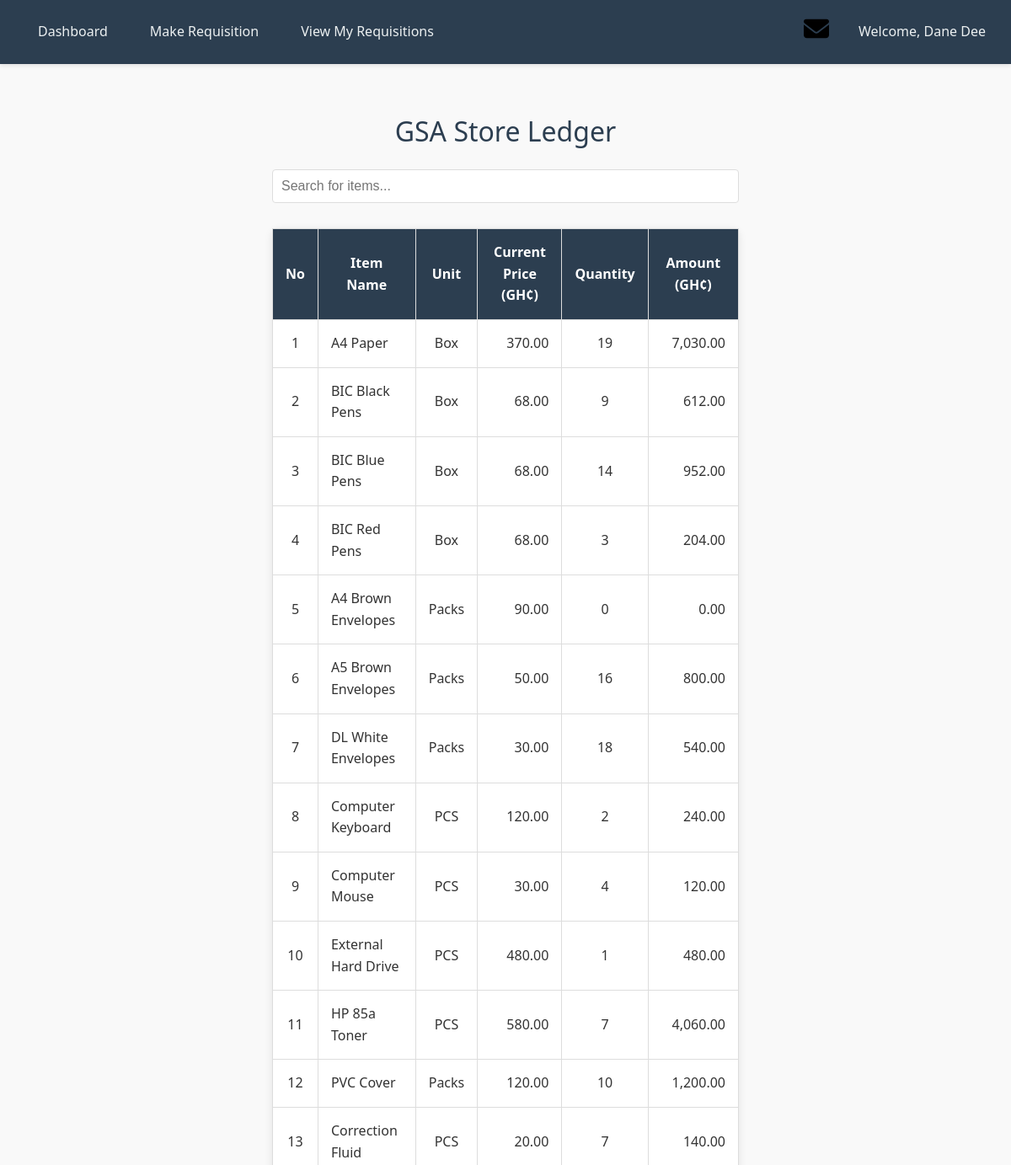
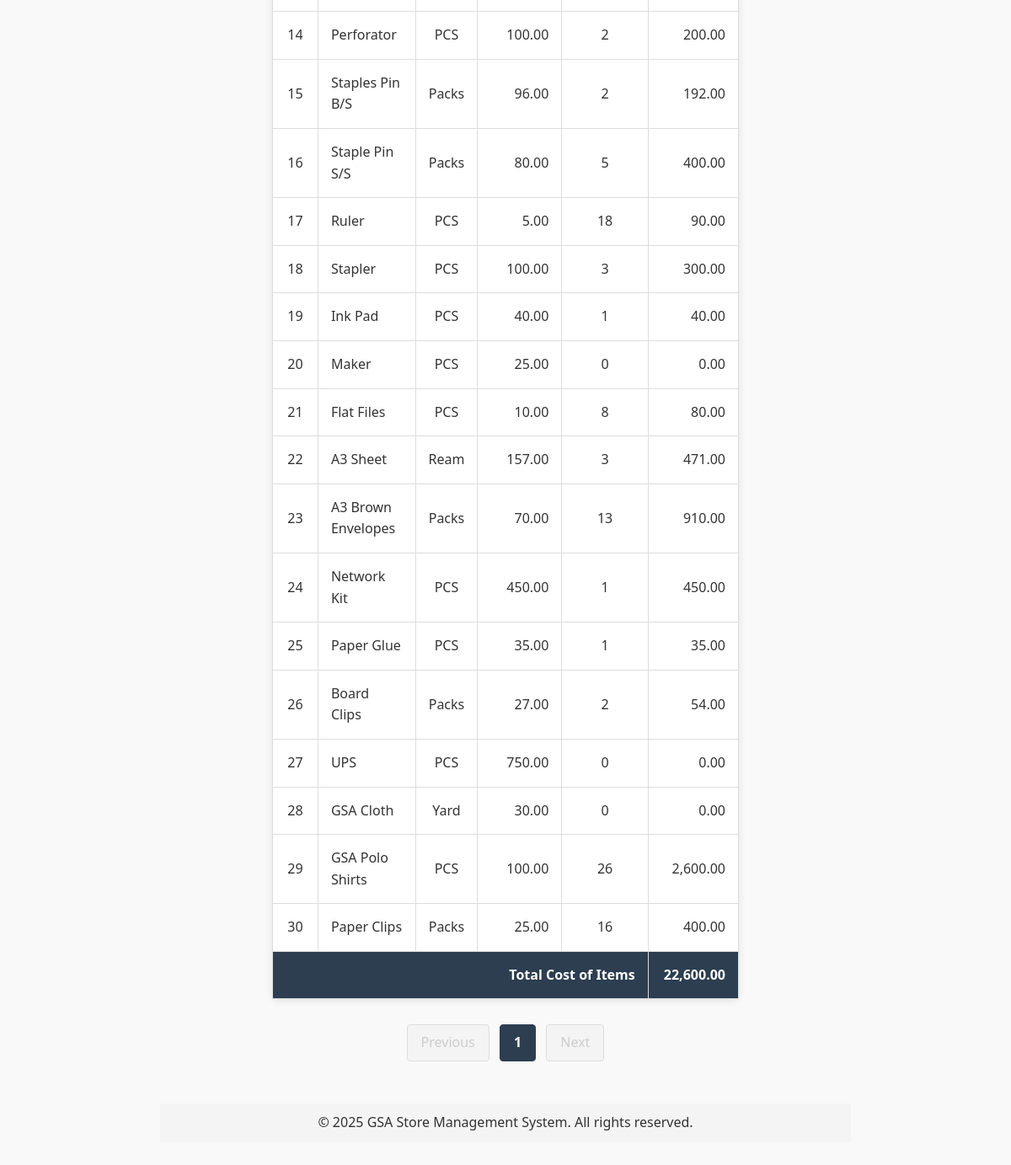
The page /view_item.php (signed in) on the database its author committed (2 pictures, top to bottom).
### tables this page shows
CREATE TABLE `items` (
  `item_id` int(11) NOT NULL,
  `item_name` varchar(255) NOT NULL,
  `description` text DEFAULT NULL,
  `unit` varchar(50) NOT NULL,
  `current_price` decimal(10,2) NOT NULL,
  `quantity` int(11) DEFAULT 0 CHECK (`quantity` >= 0),
  `supplier_id` int(11) DEFAULT NULL,
  `created_at` date NOT NULL DEFAULT current_timestamp()
);

### view_item.php (the view, shortened to what this page needs)
<?php
    require 'header.php';
    require 'db_connect.php';
    $records_per_page = 50;
    $current_page = isset($_GET['page']) ? (int)$_GET['page'] : 1;
    $offset = ($current_page - 1) * $records_per_page;
    $countQuery = "SELECT COUNT(*) AS total_records FROM Items";
    $countResult = $conn->query($countQuery);
    $total_records = $countResult->fetch_assoc()['total_records'];
    $total_pages = ceil($total_records / $records_per_page);
    $stockQuery = "SELECT * FROM Items LIMIT $offset, $records_per_page";
    $stockResult = $conn->query($stockQuery);
?>
<!DOCTYPE html>
<html lang="en">
<head>
</head>
<body>
    <div class="container">
        <h2>GSA Store Ledger</h2>
        <input type="text" id="search" onkeyup="searchTable()" placeholder="Search for items...">
        <table>
            <thead>
                <tr>
                    <th>No</th>
                    <th>Item Name</th>
                    <th>Unit</th>
                    <th>Current Price (GH¢)</th>
                    <th>Quantity</th>
                    <th>Amount (GH¢)</th>
                </tr>
            </thead>
            <tbody>
                <?php
                    $totalAmount = 0;
                    $num = $offset + 1;
                    while ($stock = $stockResult->fetch_assoc()):
                        $amount = $stock['current_price'] * $stock['quantity'];
                        $totalAmount += $amount;
                ?>
                    <tr>
                        <td><?= $num++ ?></td>
                        <td style="text-align: left;"><?= htmlspecialchars($stock['item_name']) ?></td>
                        <td><?= htmlspecialchars($stock['unit']) ?></td>
                        <td style="text-align: right;"><?= number_format($stock['current_price'], 2) ?></td>
                        <td><?= htmlspecialchars($stock['quantity']) ?></td>
                        <td style="text-align: right;"><?= number_format($amount, 2) ?></td>
                    </tr>
                <?php endwhile; ?>
            </tbody>
            <tfoot>
                <tr>
                    <th colspan="5" style="text-align: right;">Total Cost of Items</th>
                    <th style="text-align: right;"><?= number_format($totalAmount, 2) ?></th>
                </tr>
            </tfoot>
        </table>
        <div class="pagination">
            <?php if ($current_page > 1): ?>
                <a href="?page=<?= $current_page - 1 ?>">Previous</a>
            <?php else: ?>
                <a class="disabled">Previous</a>
            <?php endif; ?>
            <?php for ($i = 1; $i <= $total_pages; $i++): ?>
                <a href="?page=<?= $i ?>" <?= $i === $current_page ? 'class="active"' : '' ?>><?= $i ?></a>
            <?php endfor; ?>
            <?php if ($current_page < $total_pages): ?>
                <a href="?page=<?= $current_page + 1 ?>">Next</a>
            <?php else: ?>
                <a class="disabled">Next</a>
            <?php endif; ?>
        </div>
    </div>
</body>
</html>
<?php require 'footer.php'; ?>

### header.php (shortened to what this page needs)
<?php
    $user_role = isset($_SESSION['role']) ? htmlspecialchars($_SESSION['role'], ENT_QUOTES, 'UTF-8') : 'Guest';
    $header_name = isset($_SESSION['full_name']) ? $_SESSION['full_name'] : "Guest";
    $dashboard_link = "dashboard.php";
    $role_based_dashboards = [
        'admin' => 'admin_dashboard.php',
        'storekeeper' => 'storekeeper_dashboard.php',
        'viewer' => 'viewer_dashboard.php'
    ];
    if (isset($role_based_dashboards[$user_role])) {
        $dashboard_link = $role_based_dashboards[$user_role];
    }
?>
<!DOCTYPE html>
<html lang="en">
<head>
</head>
<body>
    <div class="navbar">
        <div class="navbar-left">
            <a href="<?= htmlspecialchars($dashboard_link, ENT_QUOTES, 'UTF-8'); ?>">Dashboard</a>
            <?php if ($user_role === 'admin'): ?>
                <div class="dropdown">
                    <a href="manage_users.php" class="dropbtn">Manage Users</a>
                    <div class="dropdown-content">
                        <a href="add_user.php">Add User</a>
                        <a href="view_users.php">View Users</a>
                        <a href="reset_user_password.php">Reset Password</a>
                    </div>
                </div>
                <div class="dropdown">
                    <a href="create_item.php" class="dropbtn">Manage Items</a>
                    <div class="dropdown-content">
                        <a href="add_item.php">Add Item</a>
                        <a href="view_item.php">View Items</a>
                    </div>
                </div>
                <div class="dropdown">
                    <a href="receive_stock.php" class="dropbtn">Store Receipts</a>
                    <div class="dropdown-content">
                        <a href="add_receipt.php">Receive Items</a>
                        <a href="view_receipt.php">View Receipt</a>
                    </div>
                </div>
                <div class="dropdown">
                    <a href="issue_stock.php" class="dropbtn">Store Issues</a>
                    <div class="dropdown-content">
                        <a href="issue_items.php">Issue Items</a>
                        <a href="view_issues.php">View Issued Items</a>
                    </div>
                </div>
                <div class="dropdown">
                    <a href="manage_suppliers.php" class="dropbtn">Suppliers</a>
                    <div class="dropdown-content">
                        <a href="new_supplier.php">Add Supplier</a>
                        <a href="edit_suppliers.php">Edit Suppliers</a>
                    </div>
                </div>
                <div class="dropdown">
                    <a href="activity_report.php" class="dropbtn">Reports</a>
                    <div class="dropdown-content">
                        <a href="final_report.php">All Transaction</a>
                    </div>
                </div>
            <?php elseif ($user_role === 'viewer'): ?>
                <a href="make_requisition.php" class="active">Make Requisition</a>
                <a href="view_requisitions.php">View My Requisitions</a>
            <?php endif; ?>
        </div>
        <div class="navbar-right">
            <div class="notification-icon">
                <a href="view_notifications.php" onclick="markNotificationsRead()">
                </a>
            </div>
            <div class="dropdown">
                <span class="dropbtn">Welcome, <?= htmlspecialchars($header_name, ENT_QUOTES, 'UTF-8'); ?></span>
            </div>
        </div>
    </div>
    <div class="container">

### footer.php (shortened to what this page needs)
        <footer>
            <p>&copy; <?php echo date("Y"); ?> GSA Store Management System. All rights reserved.</p>
        </footer>
    </div>
</body>
</html>

### header.php (style rules this page uses)
body { font-family: 'Segoe UI', Tahoma, Geneva, Verdana, sans-serif; margin: 0; padding: 0; background: #f9f9f9; color: #333; line-height: 1.6; padding-top: 70px; }
* { margin: 0; padding: 0; box-sizing: border-box; }
.navbar { background-color: #2c3e50; display: flex; justify-content: space-between; align-items: center; padding: 15px 30px; box-shadow: 0 2px 5px rgba(0, 0, 0, 0.1); position: fixed; top: 0; left: 0; width: 100%; z-index: 1000; }
.navbar a { color: #ecf0f1; padding: 10px 15px; text-decoration: none; border-radius: 4px; transition: background-color 0.3s ease; }
.navbar-left, .navbar-right { display: flex; gap: 20px; align-items: center; }
.navbar-right span { color: #ecf0f1; font-weight: 500; }
.container { max-width: 1200px; margin: 100px auto 30px auto; padding: 0 20px; }
h1, h2, h3 { color: #2c3e50; text-align: center; margin-bottom: 20px; }
h2 { font-size: 2rem; font-weight: 500; }
table { width: 100%; border-collapse: collapse; margin: 30px 0; background: #fff; border-radius: 8px; box-shadow: 0 2px 10px rgba(0, 0, 0, 0.1); }
table th, table td { padding: 15px; text-align: center; border-bottom: 1px solid #ddd; }
table th { background-color: #2c3e50; color: #fff; font-weight: 600; }
footer { text-align: center; padding: 10px; background: #f4f4f4; position: relative; bottom: 0; width: 100%; margin-top: 40px; }
.dropdown { position: relative; display: inline-block; }
.notification-icon { position: relative; display: inline-block; position: ; }

### view_item.php (style rules this page uses)
.container { max-width: 70%; margin: 20px auto; padding: 10px; }
h2 { text-align: center; color: #2c3e50; }
input[type="text"] { width: 100%; padding: 10px; margin-bottom: 20px; border: 1px solid #ddd; border-radius: 4px; font-size: 16px; }
table { width: 100%; border-collapse: collapse; margin-top: 10px; }
th, td { padding: 10px; border: 1px solid #ddd; text-align: center; }
th { background: #2c3e50; color: white; }
.pagination { text-align: center; margin-top: 10px; }
.pagination a { display: inline-block; padding: 8px 16px; margin: 0 4px; text-decoration: none; color: #2c3e50; background-color: #f4f4f4; border: 1px solid #ddd; border-radius: 4px; transition: background-color 0.3s ease, color 0.3s ease, border-color 0.3s ease; }
.pagination a.active { background-color: #2c3e50; color: white; border-color: #2c3e50; font-weight: bold; }
.pagination a.disabled { color: #ccc; pointer-events: none; cursor: not-allowed; background-color: #f4f4f4; border-color: #ddd; }

### rows shown on the page
items: item_name "A4 Paper", unit "Box", current_price "370.00", quantity "19", amount "7,030.00"
items: item_name "BIC Black Pens", unit "Box", current_price "68.00", quantity "9", amount "612.00"
items: item_name "BIC Blue Pens", unit "Box", current_price "68.00", quantity "14", amount "952.00"
items: item_name "BIC Red Pens", unit "Box", current_price "68.00", quantity "3", amount "204.00"
items: item_name "A4 Brown Envelopes", unit "Packs", current_price "90.00", quantity "0", amount "0.00"
items: item_name "A5 Brown Envelopes", unit "Packs", current_price "50.00", quantity "16", amount "800.00"
items: item_name "DL White Envelopes", unit "Packs", current_price "30.00", quantity "18", amount "540.00"
items: item_name "Computer Keyboard", unit "PCS", current_price "120.00", quantity "2", amount "240.00"
items: item_name "Computer Mouse", unit "PCS", current_price "30.00", quantity "4", amount "120.00"
items: item_name "External Hard Drive", unit "PCS", current_price "480.00", quantity "1"
items: item_name "HP 85a Toner", unit "PCS", current_price "580.00", quantity "7", amount "4,060.00"
items: item_name "PVC Cover", unit "Packs", current_price "120.00", quantity "10", amount "1,200.00"
items: item_name "Correction Fluid", unit "PCS", current_price "20.00", quantity "7", amount "140.00"
items: item_name "Perforator", unit "PCS", current_price "100.00", quantity "2", amount "200.00"
items: item_name "Staples Pin B/S", unit "Packs", current_price "96.00", quantity "2", amount "192.00"
items: item_name "Staple Pin S/S", unit "Packs", current_price "80.00", quantity "5", amount "400.00"
items: item_name "Ruler", unit "PCS", current_price "5.00", quantity "18", amount "90.00"
items: item_name "Stapler", unit "PCS", current_price "100.00", quantity "3", amount "300.00"
items: item_name "Ink Pad", unit "PCS", current_price "40.00", quantity "1"
items: item_name "Maker", unit "PCS", current_price "25.00", quantity "0", amount "0.00"
items: item_name "Flat Files", unit "PCS", current_price "10.00", quantity "8", amount "80.00"
items: item_name "A3 Sheet", unit "Ream", current_price "157.00", quantity "3", amount "471.00"
items: item_name "A3 Brown Envelopes", unit "Packs", current_price "70.00", quantity "13", amount "910.00"
items: item_name "Network Kit", unit "PCS", current_price "450.00", quantity "1"
items: item_name "Paper Glue", unit "PCS", current_price "35.00", quantity "1"
items: item_name "Board Clips", unit "Packs", current_price "27.00", quantity "2", amount "54.00"
items: item_name "UPS", unit "PCS", current_price "750.00", quantity "0", amount "0.00"
items: item_name "GSA Cloth", unit "Yard", current_price "30.00", quantity "0", amount "0.00"
items: item_name "GSA Polo Shirts", unit "PCS", current_price "100.00", quantity "26", amount "2,600.00"
items: item_name "Paper Clips", unit "Packs", current_price "25.00", quantity "16", amount "400.00"

### other values the page prints
$header_name "Dane Dee"
$totalAmount "22,600.00"
